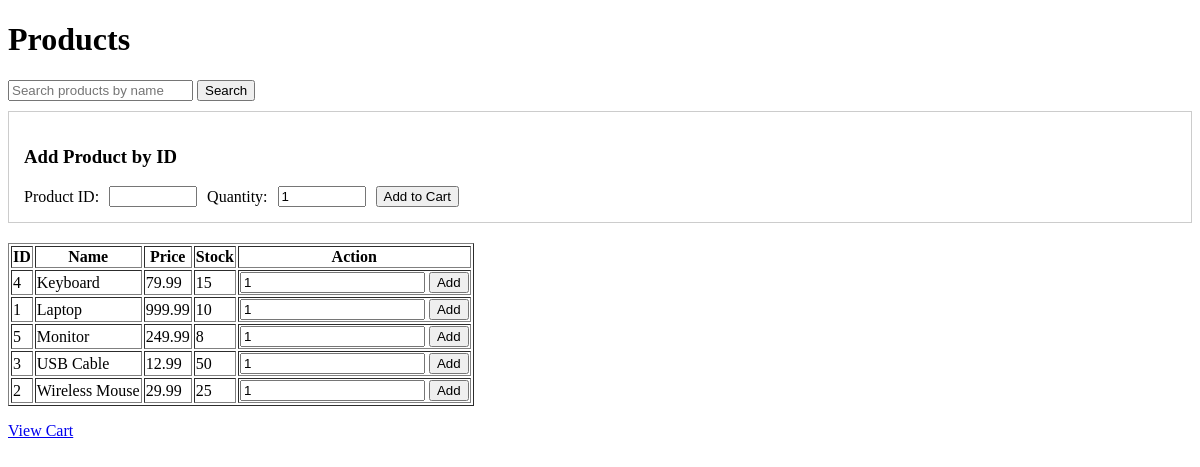
/products, run on an earlier commit of the app's database.
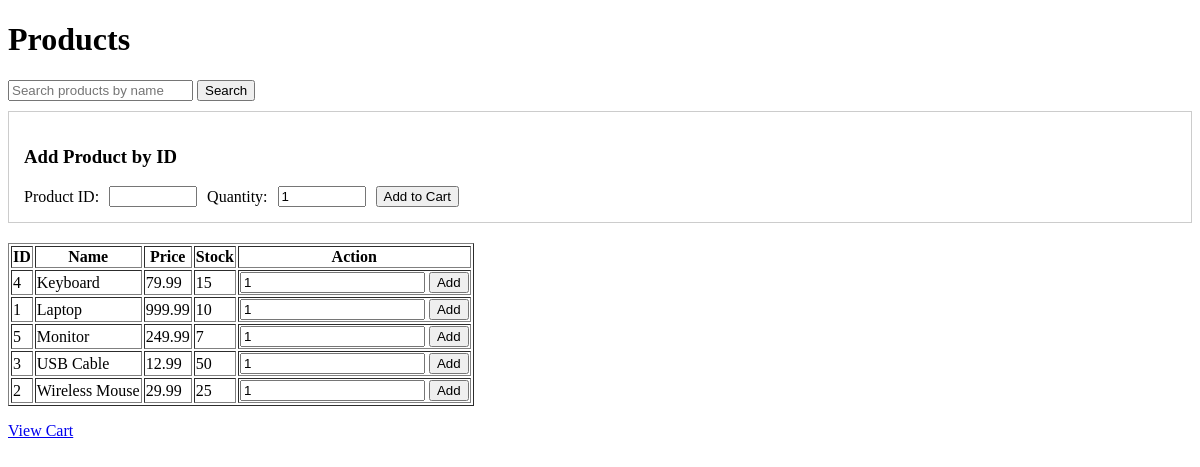
And on a later commit of the database.
### tables this page shows
CREATE TABLE product (
	id INTEGER PRIMARY KEY AUTOINCREMENT,
	name TEXT NOT NULL UNIQUE,
    price_cents INTEGER NOT NULL CHECK(price_cents >= 0),
    stock INTEGER NOT NULL CHECK(stock >= 0),
    active INTEGER NOT NULL DEFAULT 1 CHECK(active IN (0,1))
);

### src/app.py (the view)
    @app.route("/products")
    def products():
        q = request.args.get("q", "").strip()
        conn = get_conn()
        try:
            try:
                repo = AProductRepo(conn)
                if q:
                    rows = repo.search_products(q)
                else:
                    rows = repo.get_all_products()
            except Exception:
                rows = []
                flash(
                    "Product table not available. Partner A needs to add user/product schema and seed.",
                    "error",
                )
            return render_template("products.html", products=rows, q=q)
        finally:
            conn.close()

### src/dao.py (called while the page is built)
def get_connection(db_path: str) -> sqlite3.Connection:
    conn = sqlite3.connect(db_path)
    conn.row_factory = sqlite3.Row
    conn.execute("PRAGMA foreign_keys = ON")
    return conn

### src/product_repo.py (called while the page is built)
    def get_all_products(self):
        cursor = self.conn.execute(
            "SELECT id, name, price_cents, stock FROM product WHERE active = 1 ORDER BY name"
        )
        return cursor.fetchall()

### src/templates/products.html (shortened to what this page needs)
<!doctype html>
<html>
  <head><title>Products</title></head>
  <body>
    <h1>Products</h1>
    <form method="get" action="/products" style="margin: 10px 0;">
      <input type="text" name="q" placeholder="Search products by name" value="{{ q or '' }}">
      <button type="submit">Search</button>
    </form>
    <div style="margin-bottom: 20px; padding: 15px; border: 1px solid #ccc;">
      <h3>Add Product by ID</h3>
      <form method="post" action="/cart/add" style="display: flex; gap: 10px; align-items: center;">
          <label for="product_id">Product ID:</label>
          <input type="number" name="product_id" id="product_id" min="1" required style="width: 80px;">
          <label for="qty">Quantity:</label>
          <input type="number" name="qty" id="qty" min="1" value="1" required style="width: 80px;">
          <button type="submit">Add to Cart</button>
      </form>
  </div>
  <table border="1">
      <tr><th>ID</th><th>Name</th><th>Price</th><th>Stock</th><th>Action</th></tr>
      {% for p in products %}
        <tr>
          <td>{{ p.id }}</td>
          <td>{{ p.name }}</td>
          <td>{{ '%.2f' % (p.price_cents / 100.0) }}</td>
          <td>{{ p.stock }}</td>
          <td>
            <form method="post" action="/cart/add">
              <input type="number" name="qty" value="1" min="1">
              <button type="submit">Add</button>
            </form>
          </td>
        </tr>
      {% endfor %}
    </table>
    <p><a href="/cart">View Cart</a></p>
  </body>
  </html>

What changed in the data, as far as the page shows it:
changed product "Monitor": stock "8" → "7"
